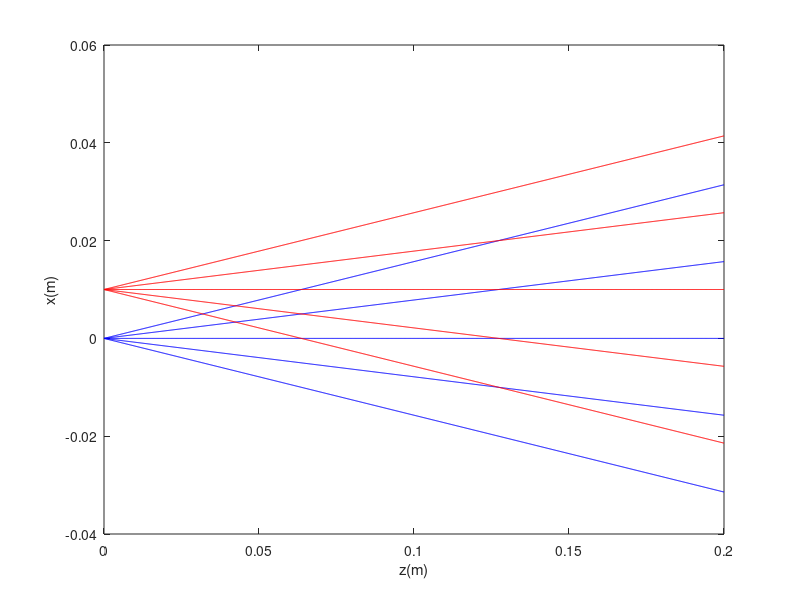

This figure's MATLAB source:
clear
%direction:5 rays with angles 𝜃𝑥 between −𝜋/20 rad and 𝜋/20 rad
theta=linspace(-pi/20,pi/20,5);
%distance
z=linspace(0,0.2,1000);

%set up 3D ray-transfer matrix M that represents propagation in free space
%and compute the new position and angle of ray after traveling a distance z
for i=1:length(theta)
 for j=1:length(z)
    M=[1,z(j),0,0;0,1,0,0;0,0,1,z(j);0,0,0,1];
    x0_input=[0,theta(i),0,0]';
    x1_input=[0.01,theta(i),0,0]';
    x0_output(:,j)=M*x0_input;
    x1_output(:,j)=M*x1_input;
 end

x0(i,:)=x0_output(1,:);
x1(i,:)=x1_output(1,:);
end
plot(z,x0,'b')
hold on 
plot(z,x1,'r')
xlabel('z(m)')
ylabel('x(m)')
